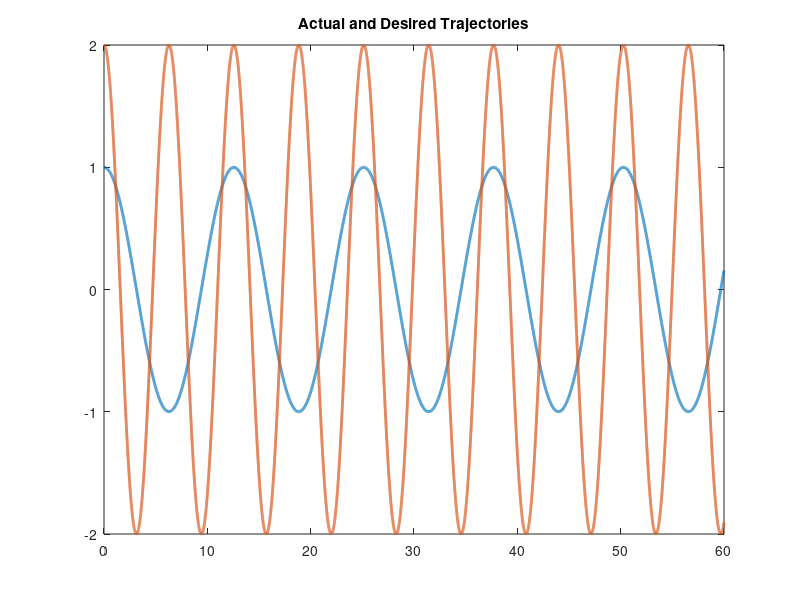

Here is the MATLAB script that generated this plot: (Note: this script raises an error after producing the figure.)
function twoLinkRobotAdaptive
close all
global controlinput wHat t1 t2 u wHatdummy

%Set up parameters for sim
%Errors in Yd matrix are qd - q and this entire matrix has errors qd - q

p1       = 3.473;
p2       = 0.196;
p3       = 0.242;
f1       = 5.3;
f2       = 1.1;
fs1      = 1.2;
fs2      = 0.4;


% Stacked parameter vector
theta    = [p1;p2;p3;f1;f2;fs1;fs2];
controlinput = [1;1];
wHatdummy      = [120;80];

% Simulation final time
tf   = 60;

% Initial condition vector (X0 must be same size and "form" as X and XDot below)
% (i.e1., in this sim, X0 = [e0;r0;thetahat0])
X0   = [4;10;3;2;1;1];

% Options for integration function
opts = odeset('RelTol',1e-3,'AbsTol',1e-3);

% Integrate (you can send the paramters theta to the dynamics as seen below)
[t,STATES] = ode45(@(t,X) twoLinkdynamics(t,X,theta),[0 tf],X0,opts);

% Set up desired trajectory data for plots (enter desired trajectory for your simulation)
qd = [cos(0.5*t) 2*cos(t)]';

% Parse integrated states (STATES is the same "form" as X0)
% (i.e1., in this sim, STATES = [e1 r thetahat] over all time);
e  = STATES(:,1:2)';
r  = STATES(:,3:4)';
thetaHat = STATES(:,5:6)';


% Compute x from e1 and xd for plotting purposes
q  = qd - e;

% Plot the actual vs desired trajectories
figure(1)
plot(t,qd,'-','LineWidth',2)
title('Actual and Desired Trajectories');
hold on
ax = gca;
ax.ColorOrderIndex = 1;
plot(t,q,':','LineWidth',2)
xlabel('time')
hold off

% Plot the filtered tracking error
figure(2)
plot(t,r,'--','LineWidth',2)
title('Filtered Tracking error')
xlabel('time')

% Plot the adaptive estimates vs actual parameters
figure(3)
plot(t,repmat(theta,1,length(t)),'-','LineWidth',2)
hold on
ax = gca;
ax.ColorOrderIndex = 1;
plot(t,thetaHat,':','LineWidth',2)
xlabel('time')

title('Adaptive Estimates & Actual Parameters')
hold off

figure(4)
time = 0:tf/length(controlinput):tf;
time(end) = [];
plot(time,controlinput(1,:))
title('Control input for Link 1');
xlabel('Time(s)')
ylabel('Torque(Nm)')

figure(5)
time = 0:tf/length(controlinput):tf;
time(end) = [];
plot(time,controlinput(2,:))
title('Control input for Link 2');
xlabel('Time(s)')
ylabel('Torque(Nm)')



figure(6)
time = 0:tf/length(wHatdummy):tf;
time(end) = [];
plot(time,wHat(1,:),'b')
hold on 
plot(time,wHat(2,:),'k')
hold off
legend('wHat1','wHat2');
title('w');
xlabel('Time(s)')
ylabel('Torque(Nm)')

function [XDot] = twoLinkdynamics(t,X,theta)
global u controlinput t1 t2 wHatdummy wHat
t;
% Parse parameter vector
p1  = theta(1);
p2  = theta(2);
p3  = theta(3);
f1  = theta(4);
f2  = theta(5);
fs1 = theta(6);
fs2 = theta(7);


% Select gains for controller
K        = 40;
K1       = 40;
K2       = 40;

a1       = 0.4;    

gamma = [0.4 0; 
         0 0.4];

beta     = 0.4;

wHat1    = K1*3;
wHat2    = K2*2;
t1       = 1;
t2       = 1;



% Desired trajectory and needed derivatives
qd       = [cos(0.5*t);2*cos(t)];
qdDot    = [-0.5*sin(0.5*t);-2*sin(t)]; %Enter the expression
qdDotDot = [-0.25*cos(0.5*t);-2*cos(t)]; %Enter the expression



% Parse current states (X is the same size and "form" as X0)
% (i.e1., in this sim, X = [e1;r;thetahat])
e        = [X(1);X(2)];
r        = [X(3);X(4)];
thetaHat = [X(5);X(6)];


% Compute current x and xDot for convenience
q        = qd - e;
qDot     = qdDot + a1*e - r;



% Compute cos(x2) and sin(x2) for convenience
c2       = cos(q(2));
s2       = sin(q(2));


% Compute current matrices for the dynamics
M        = [p1 + 2*p3*c2 p2 + p3*c2;p2 + p3*c2 p2];
Vm       = [-p3*s2*qDot(2) -p3*s2*(qDot(1) + qDot(2));p3*s2*qDot(1) 0];
fd       = [f1 0;0 f2];


%Ys Matrix
ys11    =   sign(qDot(1));
ys12    =  0;

ys21    = 0;
ys22    =   sign(qDot(2));

Ys      = [ys11 ys12;ys21 ys22];

 

% Design controller




if t == t1*4*pi
   
            if abs(wHat1) < beta
                                                             %Finding the saturated values for wHat1 
            else
                wHat1 = sign(wHat1)*beta;

            end
            
            if abs(wHat2) < beta
                                                             %Finding the saturated values for  wHat2
                else 
                    wHat2 = sign(wHat2)*beta;
            end
     wHat1 = wHat1 + K1*r(1);
     wHat2 = wHat2 + K2*r(2);                                        %Updating the wHat periodically
     t1 = t1 + 1;
else
            if t == t2*2*pi
             
                   if abs(wHat2) < beta
                                                                 %Finding the saturated values for  wHat2
                    else 
                        wHat2 = sign(wHat2)*beta;
                   end
                   
                   wHat2 = wHat2 + K2*r(2);
              t2 = t2 + 1;
            else
                    wHat1 = K1*r(1);
                    wHat2 = K2*r(2);
    end
    
    
end

wHat = [wHat1; wHat2];



u        = K*r + e + wHat + Ys*thetaHat; %Enter the expression

controlinput = horzcat(controlinput,u);

wHat         = horzcat(wHatdummy,wHat);

% Compute current closed-loop dynamics
eDot       = r - a1*e;

rDot       = M\(M*qdDotDot + Vm*qDot + fd*qDot +[fs1 0; 0 fs2]*[sign(qDot(1)); sign(qDot(2))]+ M*a1*eDot - u); %Enter the expression


thetaHatDot = (gamma*Ys'*r); %Enter the expression

% Stacked dynamics vector (XDot is the same size and "form" as X)
XDot        = [eDot;rDot;thetaHatDot];
